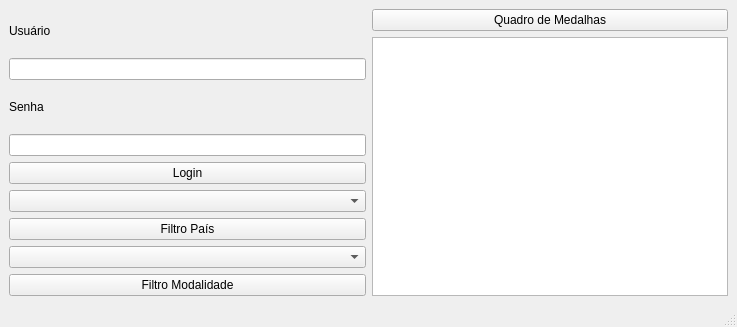
<?xml version="1.0" encoding="UTF-8"?>
<ui version="4.0">
 <class>MainWindow</class>
 <widget class="QMainWindow" name="MainWindow">
  <property name="geometry">
   <rect>
    <x>0</x>
    <y>0</y>
    <width>737</width>
    <height>327</height>
   </rect>
  </property>
  <property name="windowTitle">
   <string>MainWindow</string>
  </property>
  <widget class="QWidget" name="centralwidget">
   <layout class="QGridLayout" name="gridLayout">
    <item row="0" column="0" rowspan="2">
     <layout class="QVBoxLayout" name="verticalLayout">
      <item>
       <widget class="QLabel" name="label">
        <property name="text">
         <string>Usuário</string>
        </property>
       </widget>
      </item>
      <item>
       <widget class="QLineEdit" name="lineEdit_User"/>
      </item>
      <item>
       <widget class="QLabel" name="label_2">
        <property name="text">
         <string>Senha</string>
        </property>
       </widget>
      </item>
      <item>
       <widget class="QLineEdit" name="lineEdit_Password">
        <property name="echoMode">
         <enum>QLineEdit::Password</enum>
        </property>
       </widget>
      </item>
      <item>
       <widget class="QPushButton" name="login_button">
        <property name="text">
         <string>Login</string>
        </property>
       </widget>
      </item>
      <item>
       <widget class="QComboBox" name="comboBox_country"/>
      </item>
      <item>
       <widget class="QPushButton" name="btn_filtroCountry">
        <property name="text">
         <string>Filtro País</string>
        </property>
       </widget>
      </item>
      <item>
       <widget class="QComboBox" name="comboBox_modality"/>
      </item>
      <item>
       <widget class="QPushButton" name="btn_filtroModality">
        <property name="text">
         <string>Filtro Modalidade</string>
        </property>
       </widget>
      </item>
     </layout>
    </item>
    <item row="1" column="1">
     <layout class="QHBoxLayout" name="horizontalLayout">
      <item>
       <widget class="QListWidget" name="listWidget">
        <property name="font">
         <font>
          <family>Courier</family>
          <pointsize>8</pointsize>
         </font>
        </property>
        <property name="tabletTracking">
         <bool>false</bool>
        </property>
        <property name="autoFillBackground">
         <bool>false</bool>
        </property>
        <property name="sizeAdjustPolicy">
         <enum>QAbstractScrollArea::AdjustIgnored</enum>
        </property>
        <property name="resizeMode">
         <enum>QListView::Fixed</enum>
        </property>
        <property name="uniformItemSizes">
         <bool>false</bool>
        </property>
       </widget>
      </item>
     </layout>
    </item>
    <item row="0" column="1">
     <widget class="QPushButton" name="btn_medals_board">
      <property name="text">
       <string>Quadro de Medalhas</string>
      </property>
     </widget>
    </item>
   </layout>
  </widget>
  <widget class="QMenuBar" name="menubar">
   <property name="geometry">
    <rect>
     <x>0</x>
     <y>0</y>
     <width>737</width>
     <height>21</height>
    </rect>
   </property>
  </widget>
  <widget class="QStatusBar" name="statusbar"/>
 </widget>
 <resources/>
 <connections/>
</ui>
